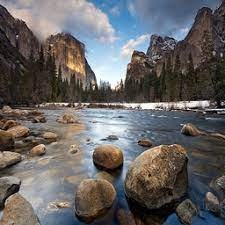
#> input picture Optimización y Metaheurísticas II/data/Landscape.jpg, 225 x 225 px, found by its file name
$ jupyter execute DifferentialEvolution.ipynb
#> lines starting #> are read from the running program, lines starting #| are printed output that depends on the picture
### Optimización y Metaheurísticas II/Evolutionary Computing/Differential Evolution/differential_evolution.py
import numpy as np

class DifferentialEvolution:
    def __init__(self, func, bounds, popSize, cR, nMax, args):
        assert callable(func), 'func is not function'
        bounds = np.array(bounds)
        assert isinstance(bounds, np.ndarray), 'bounds is not np.ndarray'
        args = np.array(args)
        assert isinstance(args, np.ndarray), 'args is not np.ndarray'
        assert isinstance(popSize, int), 'popSize is not int'
        assert isinstance(cR, float), 'cR is not float'
        assert isinstance(nMax, int), 'nMax is not int'
        self.func = func
        self.bounds = bounds
        self.args = args
        self.popSize = popSize
        self.cR = cR        #The bigger cR is, the more risk we take
        self.nMax = nMax
        self.nVar = bounds.shape[0]
        self.nF = 0         #Evaluations of the function
        self.nIt = 0        #Number of iterations
        self.fitness = None
        self.population = None

    def getFitness(self, i):
        assert isinstance(i, np.ndarray), 'individual is not np.ndarray'
        assert i.shape[0] == self.nVar, "individual doesn't have size == nVar"
        r = self._getFitness(i)
        return r
    def _getFitness(self, i):
        self.nF += 1
        return self.func(i, *self.args)

    def mutation(self):
        r = self._mutation()
        assert isinstance(r, np.ndarray), 'r is not np.ndarray'
        return r
    def _mutation(self):
        rand = np.random.randint(low = 0, high = self.popSize, size = 3)
        r1, r2, r3 = self.population[rand]
        F = np.random.uniform(0, 2)
        r = np.add(r1, F*np.subtract(r2, r3))
        r = [np.min((np.max((v, self.bounds[i, 0])), self.bounds[i, 1])) for i, v in enumerate(r)]
        return np.array(r)

    def crossover(self, pOne, pTwo):
        assert isinstance(pOne, np.ndarray), 'pOne is not np.ndarray'
        assert isinstance(pTwo, np.ndarray), 'pTwo is not np.ndarray'
        r = self._crossover(pOne, pTwo)
        assert isinstance(r, np.ndarray), 'r is not np.ndarray'
        return r
    def _crossover(self, pOne, pTwo):
        r = [pOne[i] if np.random.rand() >= self.cR else pTwo[i] for i in range(pOne.shape[0])]
        return np.array(r)

    def selection(self, x, u):
        assert isinstance(x, int), 'x is not int'               #Index of the already existing individual
        assert isinstance(u, np.ndarray), 'u is not np.ndarray' #New individual
        self._selection(x, u)
    def _selection(self, x, u):
        f = self.getFitness(u)
        if f < self.fitness[x]:
            self.fitness[x] = f
            self.population[x] = np.copy(u)

    def initPopulation(self):
        self.population = np.zeros((self.popSize, self.nVar))
        for v in range(self.nVar):
            vMin, vMax = self.bounds[v, 0], self.bounds[v, 1]
            self.population[:, v] = np.random.uniform(vMin, vMax, (self.popSize))
        self.fitness = np.array([self.getFitness(i) for i in self.population])

    def solve(self):
        r = self._solve()
        assert isinstance(r, dict), 'r is not dict'
        return r
    def _solve(self):
        self.initPopulation()
        for _ in range(self.nMax):
            self.nIt += 1
            for i, individual in enumerate(self.population):
                u = self.crossover(individual, self.mutation())
                self.selection(i, u)
            if len(np.unique(self.fitness)) == 1: break
        best = np.argmin(self.fitness)

        return {"P": self.population[best], "nIt": self.nIt, "fun": self.fitness[best], "nFev": self.nF}

def differential_evolution(func, bounds, popSize, cR, nMax, args = ()):
    dE = DifferentialEvolution(func, bounds, popSize, cR, nMax, args)
    return dE.solve()

### Optimización y Metaheurísticas II/Evolutionary Computing/Differential Evolution/DifferentialEvolution.ipynb
# Project

## Recommendation

Work along *scipy*. The idea is to make the project behave as scipy does.

Start with something small and easy. With few details and an image of 200 x 200 approx.

## Individual

The individual is recommended to have:

- **x** - x coordinate value of the circle.

- **y** - y coordinate value of the circle.

- **r** - Radius of the circle, recommended value is (3 or something like that to half the image size).

- **Colors** - RGBA

    - Alpha is optional.

## How it works

This algorithm has to execute itself as many times as circles the image has.

Each execution will add a new circle that minimizes the difference between the image we're building and the target one.

[cell 1]
import numpy as np
import matplotlib.pyplot as plt
import cv2

[cell 2]
img = cv2.cvtColor(cv2.imread("../data/Landscape.jpg"), cv2.COLOR_BGR2RGB)
#plt.imshow(cv2.cvtColor(img, cv2.COLOR_BGR2RGB))
plt.imshow(img)
plt.show()

[cell 3]
def objective_function(vec,out, img):
    # blank mask for drawing the shapes
    shapes = np.copy(out)
#> shapes: shape (225, 225, 3); every value is 0
    t = np.copy(out)
    # draw circle
    cv2.circle(shapes, (int(vec[0]), int(vec[1])), int(vec[2]), (vec[3], vec[4], vec[5]), cv2.FILLED)
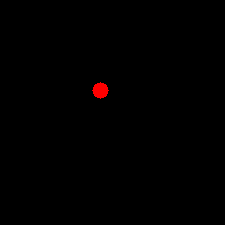
#> shapes: shape (225, 225, 3); mean of channels 0, 1, 2 0, 0, 1; drawn as B, G, R
    #mask = shapes.astype(bool)
    t = cv2.addWeighted(t, 1-vec[6], shapes, vec[6], 0)

    # [12 lines of commented-out code are left out]
    return np.sum(np.abs(np.subtract(img, t)))

    # [4 lines of commented-out code are left out]

out = np.zeros_like(img)
objective_function([100,90, 8, 0,0,255,0.3], out, img) #X,Y,r,R,G,B,alpha
#> Out = 15181995

[cell 4]
def draw_circle(vec, out, p = False):
    shapes = np.copy(out)
    cv2.circle(shapes, (int(vec[0]), int(vec[1])), int(vec[2]), (int(vec[3]), int(vec[4]), int(vec[5])), cv2.FILLED)
    #mask = shapes.astype(bool)
    #out[mask] = cv2.addWeighted(out, 1-vec[6], shapes, vec[6], 0)[mask]
    out = cv2.addWeighted(out, 1-vec[6], shapes, vec[6], 0)
    if p:
        plt.imshow(out)
        plt.show()
    return out

[cell 5]
h, w, c = img.shape
#> h = 225; w = 225; c = 3

bounds = [
    [0, w],             # X
    [0, h],             # Y
    [5, (w + h)//4],    # radius
    [0, 255],           # R
    [0, 255],           # G
    [0, 255],           # B
    [0.3, 1],           # alpha
]
#> bounds = [[0, 225], [0, 225], [5, 112], [0, 255], [0, 255], [0, 255], [0.3, 1]]

nIter, cR, popSize = 300, 0.75, 50
